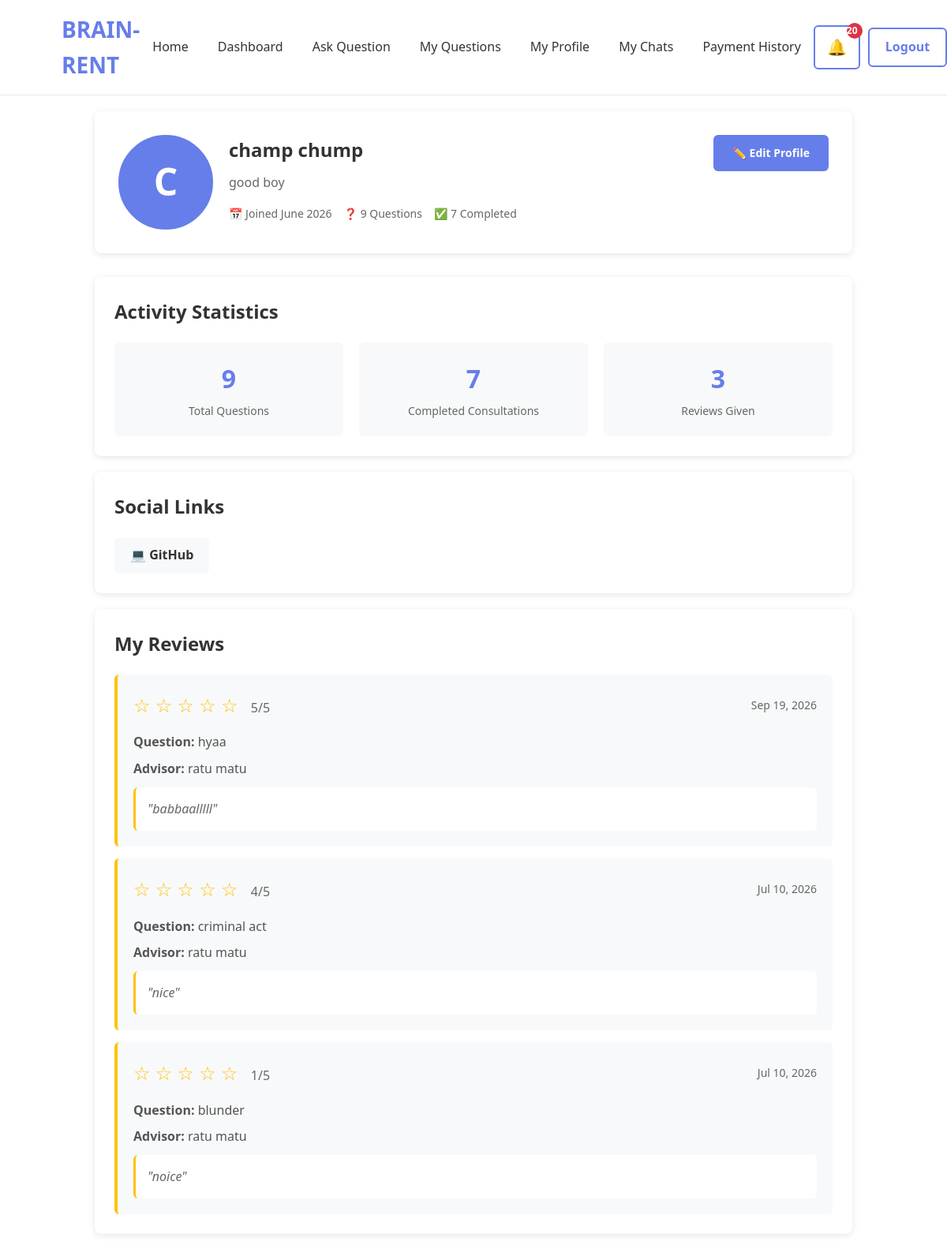
Screenshot of /profile/questioner/ (signed in) with the database file from the repository.
### accounts/models.py (models this page shows, shortened)
class CustomUser(AbstractUser):
    ROLE_CHOICES = [
        ("questioner", "Questioner"),
        ("advisor", "Advisor"),
    ]
    role = models.CharField(
    max_length=20,
    choices=ROLE_CHOICES,
    default="questioner"
 )
    phone_number = models.CharField(
        max_length=15,
        blank=True
    )
    profile_picture = models.ImageField(
        upload_to="profile_pictures/",
        blank=True,
        null=True
    )
    created_at = models.DateTimeField(
        auto_now_add=True
    )
    updated_at = models.DateTimeField(
        auto_now=True
    )

### questioner/models.py (models this page shows, shortened)
class QuestionerProfile(models.Model):
    user = models.OneToOneField(
        settings.AUTH_USER_MODEL,
        on_delete=models.CASCADE
    )
    bio = models.TextField(blank=True)
    location = models.CharField(max_length=100, blank=True)
    website = models.URLField(blank=True)
    linkedin = models.URLField(blank=True)
    github = models.URLField(blank=True)
    areas_of_interest = models.TextField(
        blank=True,
        help_text="Comma-separated list of areas you're interested in"
    )
    created_at = models.DateTimeField(default=timezone.now)
    updated_at = models.DateTimeField(auto_now=True)

### review/models.py (models this page shows, shortened)
class Review(models.Model):
    question = models.OneToOneField(
        Question,
        on_delete=models.CASCADE,
        related_name="review",
    )
    advisor = models.ForeignKey(
        AdvisorProfile,
        on_delete=models.CASCADE,
        related_name="reviews",
    )
    questioner = models.ForeignKey(
        settings.AUTH_USER_MODEL,
        on_delete=models.CASCADE,
        related_name="reviews_given",
    )
    rating = models.PositiveSmallIntegerField()
    comment = models.TextField(
        blank=True
    )
    created_at = models.DateTimeField(
        auto_now_add=True
    )
    updated_at = models.DateTimeField(
        auto_now=True
    )

### question/models.py (models this page shows, shortened)
class Question(models.Model):
    STATUS_CHOICES = [
        ("pending", "Pending"),
        ("accepted", "Accepted"),
        ("completed", "Completed"),
        ("cancelled", "Cancelled"),
    ]
    questioner = models.ForeignKey(
        settings.AUTH_USER_MODEL,
        on_delete=models.CASCADE,
        related_name="questions"
    )
    category = models.ForeignKey(
        Category,
        on_delete=models.CASCADE,
        related_name="questions"
    )
    title = models.CharField(
        max_length=200
    )
    description = models.TextField()
    status = models.CharField(
        max_length=20,
        choices=STATUS_CHOICES,
        default="pending"
    )
    created_at = models.DateTimeField(
        auto_now_add=True
    )

### advisor/models.py (models this page shows, shortened)
class AdvisorProfile(models.Model):
    STATUS_CHOICES = [
        ("pending", "Pending"),
        ("under_review", "Under Review"),
        ("approved", "Approved"),
        ("rejected", "Rejected"),
        ("suspended", "Suspended"),
    ]
    user = models.OneToOneField(
        settings.AUTH_USER_MODEL,
        on_delete=models.CASCADE
    )
    bio = models.TextField()
    expertise = models.ManyToManyField(
    "question.Category",
    related_name="advisors"
 )
    experience = models.PositiveIntegerField(
        help_text="Years of experience"
    )
    consultation_rate = models.DecimalField(
        max_digits=10,
        decimal_places=2,
        default=0.00,
        help_text="Consultation rate per session in NPR"
    )
    verification_status = models.CharField(
        max_length=20,
        choices=STATUS_CHOICES,
        default="pending"
    )

### questioner/views.py (the view)
@login_required
def questioner_profile_view(request):
    if request.user.role != "questioner":
        return HttpResponseForbidden("Access Denied")
    profile, created = QuestionerProfile.objects.get_or_create(
        user=request.user
    )
    questions = Question.objects.filter(questioner=request.user)
    total_questions = questions.count()
    completed_questions = questions.filter(status='completed').count()
    reviews = Review.objects.filter(
        questioner=request.user
    ).select_related(
        'question',
        'advisor',
        'advisor__user',
        'question__category'
    ).order_by('-created_at')
    return render(
        request,
        'questioner/questioner_profile.html',
        {
            'profile': profile,
            'total_questions': total_questions,
            'completed_questions': completed_questions,
            'reviews': reviews,
        }
    )

### templates/questioner/questioner_profile.html (shortened to what this page needs)
{% extends "base.html" %}
{% load questioner_tags %}
{% block content %}
<section class="profile-view">
    <div class="profile-header">
        <div class="profile-avatar">
            {% if request.user.profile_picture %}
                <img src="{{ request.user.profile_picture.url }}" alt="Profile Picture">
            {% else %}
                <div class="avatar-placeholder">
                    {{ request.user.username|first|upper }}
                </div>
            {% endif %}
        </div>
        <div class="profile-info">
            <h1>{{ request.user.get_full_name|default:request.user.username }}</h1>
            <p class="profile-bio">{{ profile.bio|default:"No bio yet. Add one to let others know about you!" }}</p>
            <div class="profile-meta">
                <span class="meta-item">📅 Joined {{ request.user.created_at|date:"F Y" }}</span>
                <span class="meta-item">❓ {{ total_questions }} Questions</span>
                <span class="meta-item">✅ {{ completed_questions }} Completed</span>
            </div>
        </div>
        <div class="profile-actions">
            <a href="{% url 'edit_questioner_profile' %}" class="btn btn-primary">
                ✏️ Edit Profile
            </a>
        </div>
    </div>
    <div class="stats-section">
        <h2>Activity Statistics</h2>
        <div class="stats-grid">
            <div class="stat-card">
                <div class="stat-number">{{ total_questions }}</div>
                <div class="stat-label">Total Questions</div>
            </div>
            <div class="stat-card">
                <div class="stat-number">{{ completed_questions }}</div>
                <div class="stat-label">Completed Consultations</div>
            </div>
            <div class="stat-card">
                <div class="stat-number">{{ reviews.count }}</div>
                <div class="stat-label">Reviews Given</div>
            </div>
        </div>
    </div>
    {% if profile.website or profile.linkedin or profile.github %}
        <div class="social-section">
            <h2>Social Links</h2>
            <div class="social-links">
                {% if profile.github %}
                    <a href="{{ profile.github }}" target="_blank" class="social-link">
                        💻 GitHub
                    </a>
                {% endif %}
            </div>
        </div>
    {% endif %}
    <div class="reviews-section">
        <h2>My Reviews</h2>
        {% if reviews %}
            <div class="reviews-list">
                {% for review in reviews %}
                    <div class="review-card">
                        <div class="review-header">
                            <div class="review-rating">
                                {% for i in "12345" %}
                                    {% if i <= review.rating %}⭐{% else %}☆{% endif %}
                                {% endfor %}
                                <span class="rating-number">{{ review.rating }}/5</span>
                            </div>
                            <div class="review-date">
                                {{ review.created_at|date:"M d, Y" }}
                            </div>
                        </div>
                        <div class="review-question">
                            <strong>Question:</strong> {{ review.question.title }}
                        </div>
                        <div class="review-advisor">
                            <strong>Advisor:</strong> {{ review.advisor.user.get_full_name|default:review.advisor.user.username }}
                        </div>
                        {% if review.comment %}
                            <div class="review-comment">
                                "{{ review.comment }}"
                            </div>
                        {% endif %}
                    </div>
                {% endfor %}
            </div>
        {% else %}
            <div class="empty-state">
                <p>You haven't submitted any reviews yet.</p>
                <p>Complete consultations to leave reviews for advisors!</p>
            </div>
        {% endif %}
    </div>
</section>
{% endblock %}

### static/css/base.css (style rules this page uses)
* { margin: 0; padding: 0; box-sizing: border-box; }
body { font-family: 'Segoe UI', Tahoma, Geneva, Verdana, sans-serif; background: white; color: #333; line-height: 1.6; }

### templates/questioner/questioner_profile.html (style rules this page uses)
.profile-view { max-width: 1000px; margin: 0 auto; padding: 20px; }
.profile-header { background: white; padding: 30px; border-radius: 8px; box-shadow: 0 2px 8px rgba(0, 0, 0, 0.1); display: flex; gap: 20px; align-items: flex-start; margin-bottom: 30px; }
.profile-avatar { flex-shrink: 0; }
.avatar-placeholder { width: 120px; height: 120px; border-radius: 50%; background: #667eea; color: white; display: flex; align-items: center; justify-content: center; font-size: 48px; font-weight: bold; border: 4px solid #667eea; }
.profile-info { flex: 1; }
.profile-info h1 { color: #333; margin: 0 0 10px 0; }
.profile-bio { color: #666; line-height: 1.6; margin-bottom: 15px; }
.profile-meta { display: flex; gap: 15px; flex-wrap: wrap; }
.meta-item { color: #666; font-size: 14px; }
.profile-actions { flex-shrink: 0; }
.stats-section, .interests-section, .social-section, .reviews-section { background: white; padding: 25px; border-radius: 8px; box-shadow: 0 2px 8px rgba(0, 0, 0, 0.1); margin-bottom: 20px; }
.stats-section h2, .interests-section h2, .social-section h2, .reviews-section h2 { color: #333; margin: 0 0 20px 0; }
.stats-grid { display: grid; grid-template-columns: repeat(auto-fit, minmax(150px, 1fr)); gap: 20px; }
.stat-card { text-align: center; padding: 20px; background: #f8f9fa; border-radius: 6px; }
.stat-number { font-size: 32px; font-weight: bold; color: #667eea; }
.stat-label { color: #666; font-size: 14px; margin-top: 5px; }
.social-links { display: flex; gap: 15px; flex-wrap: wrap; }
.social-link { background: #f8f9fa; color: #333; padding: 10px 20px; border-radius: 6px; text-decoration: none; font-weight: 600; transition: background 0.2s ease; }
.reviews-list { display: flex; flex-direction: column; gap: 15px; }
.review-card { background: #f8f9fa; padding: 20px; border-radius: 6px; border-left: 4px solid #ffc107; }
.review-header { display: flex; justify-content: space-between; align-items: center; margin-bottom: 15px; }
.review-rating { font-size: 24px; color: #ffc107; }
.rating-number { font-size: 16px; color: #666; margin-left: 10px; }
.review-date { color: #666; font-size: 14px; }
.review-question, .review-advisor { color: #555; margin: 8px 0; }
.review-comment { background: white; padding: 15px; border-radius: 6px; border-left: 3px solid #ffc107; margin-top: 10px; font-style: italic; color: #666; }
.btn { padding: 12px 24px; border: none; border-radius: 6px; font-size: 14px; font-weight: 600; cursor: pointer; transition: all 0.2s ease; text-decoration: none; display: inline-block; }
.btn-primary { background: #667eea; color: white; }

### rows the page displays
CustomUser: user.username|first "C", user.get_full_name "champ chump", user.created_at "June 2026"
QuestionerProfile: bio "good boy"
Review: rating "5", created_at "Sep 19, 2026", question "hyaa", advisor.user.get_full_name "ratu matu", comment "babbaalllll"
Review: rating "4", created_at "Jul 10, 2026", question "criminal act", advisor.user.get_full_name "ratu matu", comment "nice"
Review: rating "1", created_at "Jul 10, 2026", question "blunder", advisor.user.get_full_name "ratu matu", comment "noice"

### other values shown
{{ total_questions }} "9"
{{ completed_questions }} "7"
{{ reviews.count }} "3"
